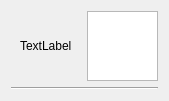
<?xml version="1.0" encoding="UTF-8"?>
<ui version="4.0">
 <class>StudentForm</class>
 <widget class="QWidget" name="StudentForm">
  <property name="geometry">
   <rect>
    <x>0</x>
    <y>0</y>
    <width>169</width>
    <height>100</height>
   </rect>
  </property>
  <property name="windowTitle">
   <string>Form</string>
  </property>
  <layout class="QVBoxLayout" name="verticalLayout_2">
   <item>
    <layout class="QHBoxLayout" name="horizontalLayout">
     <item>
      <widget class="QWidget" name="widget" native="true">
       <layout class="QVBoxLayout" name="verticalLayout">
        <item>
         <widget class="QLabel" name="label">
          <property name="text">
           <string>TextLabel</string>
          </property>
         </widget>
        </item>
       </layout>
      </widget>
     </item>
     <item>
      <widget class="QTextEdit" name="textEdit"/>
     </item>
    </layout>
   </item>
   <item>
    <widget class="Line" name="line">
     <property name="orientation">
      <enum>Qt::Horizontal</enum>
     </property>
    </widget>
   </item>
  </layout>
 </widget>
 <resources/>
 <connections/>
</ui>
